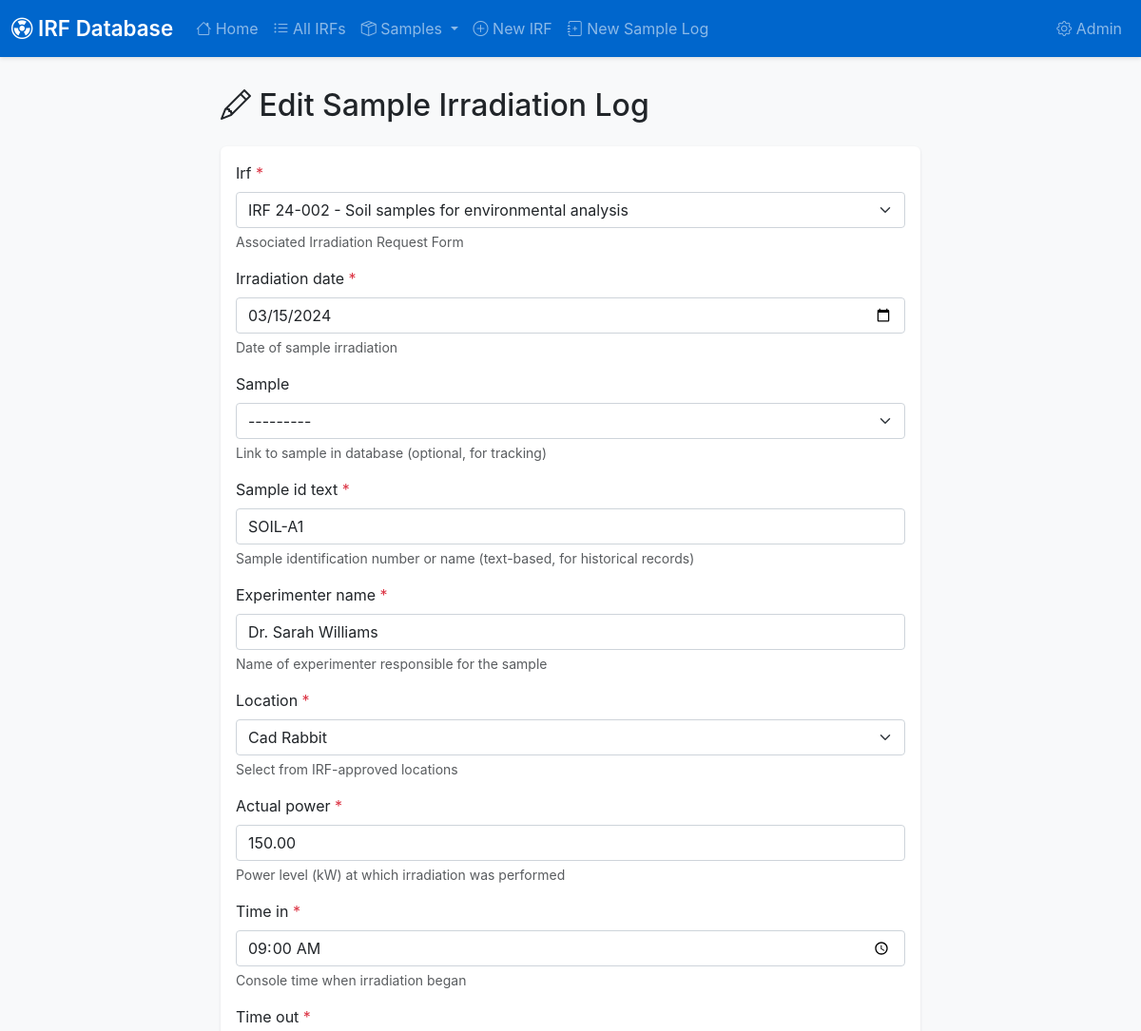
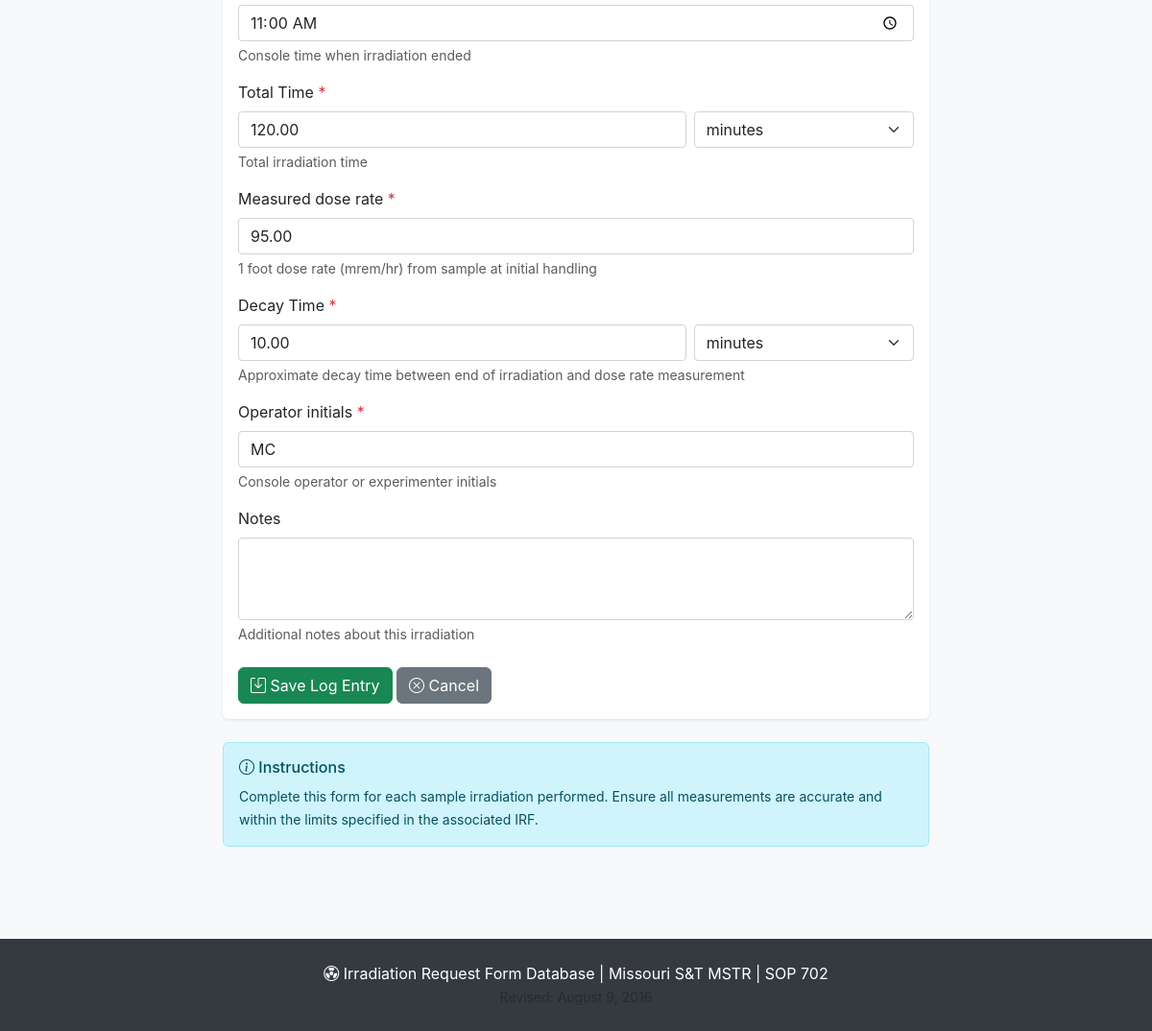
Screenshot of /sample-log/3/edit/ with the database file from the repository (2 pictures, top to bottom).
### irradiation/models.py (models this page shows, shortened)
class SampleIrradiationLog(models.Model):
    irf = models.ForeignKey(
        IrradiationRequestForm,
        on_delete=models.CASCADE,
        related_name='irradiation_logs',
        help_text="Associated Irradiation Request Form"
    )
    sample = models.ForeignKey(
        Sample,
        on_delete=models.SET_NULL,
        null=True,
        blank=True,
        related_name='irradiation_logs',
        help_text="Link to sample in database (optional, for tracking)"
    )
    irradiation_date = models.DateField(
        help_text="Date of sample irradiation"
    )
    sample_id_text = models.CharField(
        max_length=100,
        help_text="Sample identification number or name (text-based, for historical records)"
    )
    experimenter_name = models.CharField(
        max_length=200,
        help_text="Name of experimenter responsible for the sample"
    )
    actual_location = models.CharField(
        max_length=200,
        help_text="Actual irradiation location used"
    )
    actual_power = models.DecimalField(
        max_digits=10,
        decimal_places=2,
        validators=[MinValueValidator(0)],
        help_text="Power level (kW) at which irradiation was performed"
    )
    time_in = models.TimeField(
        help_text="Console time when irradiation began"
    )
    time_out = models.TimeField(
        help_text="Console time when irradiation ended"
    )
    TIME_UNIT_CHOICES = [
        ('min', 'minutes'),
        ('hr', 'hours'),
        ('sec', 'seconds'),
    ]
    total_time = models.DecimalField(
        max_digits=10,
        decimal_places=2,
        validators=[MinValueValidator(0)],
        help_text="Total irradiation time"
    )
    total_time_unit = models.CharField(
        max_length=10,
        choices=TIME_UNIT_CHOICES,
        default='min',
        help_text="Unit for total time"
    )
    measured_dose_rate = models.DecimalField(
        max_digits=10,
        decimal_places=2,
        validators=[MinValueValidator(0)],
        help_text="1 foot dose rate (mrem/hr) from sample at initial handling"
    )
    decay_time = models.DecimalField(
        max_digits=10,
        decimal_places=2,
        validators=[MinValueValidator(0)],
        help_text="Approximate decay time between end of irradiation and dose rate measurement"
    )
    decay_time_unit = models.CharField(
        max_length=10,
        choices=TIME_UNIT_CHOICES,
        default='min',
        help_text="Unit for decay time"
    )
    operator_initials = models.CharField(
        max_length=10,
        help_text="Console operator or experimenter initials"
    )
    created_date = models.DateTimeField(auto_now_add=True)
    updated_date = models.DateTimeField(auto_now=True)
    notes = models.TextField(
        blank=True,
        help_text="Additional notes about this irradiation"
    )
    class Meta:
        ordering = ['-irradiation_date', '-time_in']
        verbose_name = 'Sample Irradiation Log'
        verbose_name_plural = 'Sample Irradiation Logs'

### irradiation/views.py (the view, shortened to what this page needs)
# urls.py: path('sample-log/<int:pk>/edit/', views.SampleLogUpdateView.as_view(), name='sample_log_update'),
class SampleLogUpdateView(UpdateView):
    model = SampleIrradiationLog
    template_name = 'irradiation/sample_log_form.html'
    form_class = SampleLogForm
    def get_form_kwargs(self):
        kwargs = super().get_form_kwargs()
        if self.object.irf:
            kwargs['irf_pk'] = self.object.irf.pk
        return kwargs
    def get_context_data(self, **kwargs):
        context = super().get_context_data(**kwargs)
        if self.object.irf:
            context['irf'] = self.object.irf
        return context

### irradiation/models.py (called while the page is built)
    def __str__(self):
        return f"IRF {self.irf_number} - {self.sample_description[:50]}"

### irradiation/templates/irradiation/sample_log_form.html (shortened to what this page needs)
{% extends 'irradiation/base.html' %}
{% block content %}
<div class="container">
    <div class="row justify-content-center">
        <div class="col-lg-8">
            <h2 class="mb-4">
                {% if object.pk %}
                    <i class="bi bi-pencil"></i>
                    Edit Sample Irradiation Log
                {% else %}
                    <i class="bi bi-journal-plus"></i>
                    Add Sample Irradiation Log
                {% endif %}
            </h2>
            <div class="card">
                <div class="card-body">
                    <form method="post">
                        {% for field in form %}
                            {% if field.name == 'total_time' %}
                                <div class="mb-3">
                                    <label class="form-label">
                                        Total Time
                                        {% if field.field.required %}
                                            <span class="text-danger">*</span>
                                        {% endif %}
                                    </label>
                                    <div class="row g-2">
                                        <div class="col-8">
                                            {{ field }}
                                        </div>
                                        <div class="col-4">
                                            {{ form.total_time_unit }}
                                        </div>
                                    </div>
                                    {% if field.help_text %}
                                        <small class="form-text text-muted d-block">{{ field.help_text|safe }}</small>
                                    {% endif %}
                                </div>
                            {% elif field.name == 'total_time_unit' %}
                            {% elif field.name == 'decay_time' %}
                                <div class="mb-3">
                                    <label class="form-label">
                                        Decay Time
                                        {% if field.field.required %}
                                            <span class="text-danger">*</span>
                                        {% endif %}
                                    </label>
                                    <div class="row g-2">
                                        <div class="col-8">
                                            {{ field }}
                                        </div>
                                        <div class="col-4">
                                            {{ form.decay_time_unit }}
                                        </div>
                                    </div>
                                    {% if field.help_text %}
                                        <small class="form-text text-muted d-block">{{ field.help_text|safe }}</small>
                                    {% endif %}
                                </div>
                            {% elif field.name == 'decay_time_unit' %}
                            {% else %}
                                <div class="mb-3">
                                    <label for="{{ field.id_for_label }}" class="form-label">
                                        {{ field.label }}
                                        {% if field.field.required %}
                                            <span class="text-danger">*</span>
                                        {% endif %}
                                    </label>
                                    {{ field }}
                                    {% if field.help_text %}
                                        <small class="form-text text-muted d-block">{{ field.help_text|safe }}</small>
                                    {% endif %}
                                </div>
                            {% endif %}
                        {% endfor %}
                        <div class="mt-4">
                            <button type="submit" class="btn btn-success">
                                <i class="bi bi-save"></i> Save Log Entry
                            </button>
                            {% if irf %}
                                <a href="{% url 'irradiation:irf_detail' irf.pk %}?tab=logs" class="btn btn-secondary">
                                    <i class="bi bi-x-circle"></i> Cancel
                                </a>
                            {% else %}
                                <a href="{% url 'irradiation:irf_list' %}" class="btn btn-secondary">
                                    <i class="bi bi-x-circle"></i> Cancel
                                </a>
                            {% endif %}
                        </div>
                    </form>
                </div>
            </div>
            <div class="alert alert-info mt-3">
                <h6><i class="bi bi-info-circle"></i> Instructions</h6>
                <small>
                    Complete this form for each sample irradiation performed.
                    Ensure all measurements are accurate and within the limits specified in the associated IRF.
                </small>
            </div>
        </div>
    </div>
</div>
{% endblock %}

### irradiation/templates/irradiation/base.html (style rules this page uses)
:root { --primary-color: #0066cc; --secondary-color: #6c757d; --success-color: #28a745; --warning-color: #ffc107; --danger-color: #dc3545; }
body { font-family: -apple-system, BlinkMacSystemFont, "Segoe UI", Roboto, "Helvetica Neue", Arial, sans-serif; background-color: #f8f9fa; }
.card { border: none; box-shadow: 0 1px 3px rgba(0,0,0,.1); margin-bottom: 1.5rem; }

### irradiation/templates/irradiation/sample_log_form.html (style rules this page uses)
input[type="text"], input[type="number"], input[type="date"], input[type="time"], input[type="email"], textarea, select { width: 100%; }
select { display: block; padding: 0.375rem 2.25rem 0.375rem 0.75rem; font-size: 1rem; font-weight: 400; line-height: 1.5; color: #212529; background-color: #fff; background-repeat: no-repeat; background-position: right 0.75rem center; background-size: 16px 12px; border: 1px solid #ced4da; border-radius: 0.25rem; appearance: none; }
input[type="text"], input[type="number"], input[type="date"], input[type="time"], input[type="email"] { display: block; padding: 0.375rem 0.75rem; font-size: 1rem; font-weight: 400; line-height: 1.5; color: #212529; background-color: #fff; border: 1px solid #ced4da; border-radius: 0.25rem; }
textarea { display: block; padding: 0.375rem 0.75rem; font-size: 1rem; font-weight: 400; line-height: 1.5; color: #212529; background-color: #fff; border: 1px solid #ced4da; border-radius: 0.25rem; }

### rows the page displays
SampleIrradiationLog: form "IRF 24-002 - Soil samples for environmental analysis" "03/15/2024" "---------" "SOIL-A1" "Dr. Sarah Williams" "Cad Rabbit" "150.00" "09:00:00" "11:00:00" "95.00" "MC", form "120.00", total_time_unit "minutes", form "10.00", decay_time_unit "minutes"

### other values shown
{{ field.label }} "Irf" "Irradiation date" "Sample" "Sample id text" "Experimenter name" "Location" "Actual power" "Time in" "Time out" "Measured dose rate" "Operator initials" "Notes"
{{ field.help_text|safe }} "Associated Irradiation Request Form" "Date of sample irradiation" "Link to sample in database (optional, for tracking)" "Sample identification number or name (text-based, for historical records)" "Name of experimenter responsible for the sample" "Select from IRF-approved locations" "Power level (kW) at which irradiation was performed" "Console time when irradiation began" "Console time when irradiation ended" "1 foot dose rate (mrem/hr) from sample at initial handling" "Console operator or experimenter initials" "Additional notes about this irradiation"
{{ field.help_text|safe }} "Total irradiation time"
{{ field.help_text|safe }} "Approximate decay time between end of irradiation and dose rate measurement"
